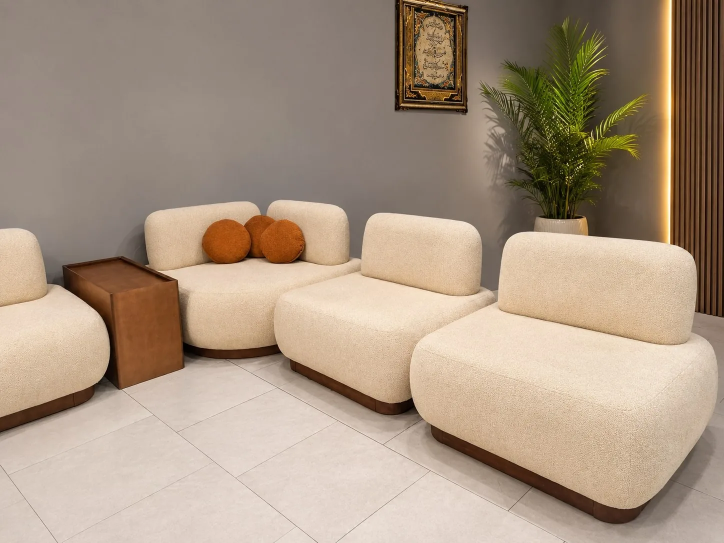
#> input picture images/product-1.webp, 1448 x 1086 px, found by its file name (shown at 1/2 size)
$ python test_polys.py
#> lines starting #> are read from the running program, lines starting #| are printed output that depends on the picture
import numpy as np
from PIL import Image, ImageDraw
import cv2

orig = Image.open(r'c:\Users\Mahdi\Desktop\بببببب\images\product-1.webp').convert('RGB')
#> orig is the input picture: PIL image 1448x1086 RGB; mean R, G, B 169.2, 149.8, 130.4
orig_np = np.array(orig)
h, w, _ = orig_np.shape
#> h = 1086; w = 1448

# 1. Define armchair polygon/contour:
# Let's define the boundary of the armchair:
# Backrest:
# (0, 435) -> (30, 434) -> (60, 440) -> (85, 460) -> (105, 490) -> (120, 525) -> (128, 555)
# Crease to table:
# (128, 555) -> (150, 550) -> (175, 545) -> (185, 540) -> (188, 565)
# Right curve along the table:
# (188, 565) -> (194, 580) -> (200, 600) -> (203, 630) -> (204, 660) -> (203, 690) -> (198, 720) -> (190, 745) -> (180, 765)
# Bottom curve along wood plinth:
# (180, 765) -> (150, 772) -> (120, 779) -> (90, 785) -> (60, 790) -> (30, 796) -> (0, 800)
# Left border:
# (0, 800) -> (0, 435)

armchair_pts = np.array([
    [0, 435], [20, 434], [40, 434], [60, 440], [75, 450], [90, 465], [105, 490], [115, 515], [125, 540], [130, 555],
    [150, 550], [170, 545], [185, 540], [188, 565],
    [194, 580], [199, 600], [202, 620], [204, 640], [204, 660], [203, 680], [200, 705], [195, 730], [188, 750], [180, 765],
    [155, 771], [130, 777], [105, 782], [80, 787], [55, 791], [30, 796], [0, 801]
], dtype=np.int32)

# 2. Define Table Polygon (the brown wooden table to be EXCLUDED):
# Top back-left: (240, 492)
# Top back-right: (378, 436)
# Top front-right: (510, 500)
# Top front-left: (342, 562)
# Bottom-left: (240, 765)
# Bottom-front: (380, 768)
# Bottom-right: (532, 702)

table_pts = np.array([
    [240, 492],
    [378, 436],
    [510, 500],
    [532, 702],
    [380, 768],
    [240, 765]
], dtype=np.int32)

# Create preview
vis = orig_np.copy()
cv2.polylines(vis, [armchair_pts], True, (0, 255, 0), 2)
cv2.polylines(vis, [table_pts], True, (0, 0, 255), 2)
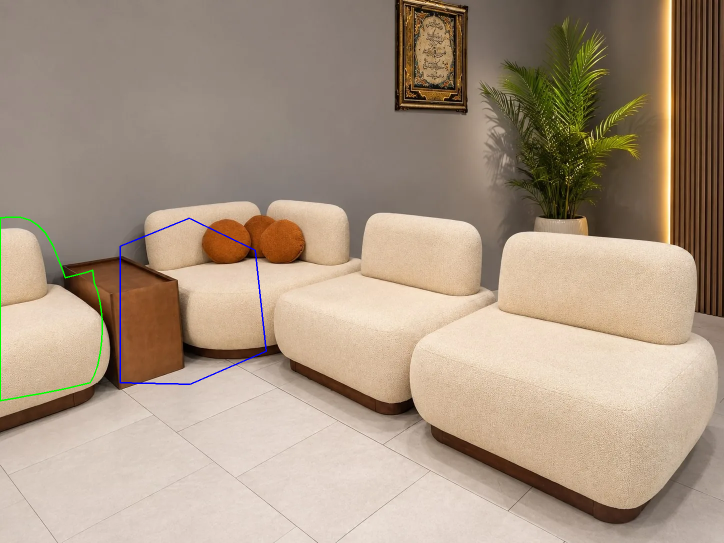
#> vis: shape (1086, 1448, 3) (shown at 1/2 size); mean R, G, B 168.6, 149.7, 130.5

Image.fromarray(vis[:900, :600]).save(r'c:\Users\Mahdi\Desktop\بببببب\test_polygons.png')
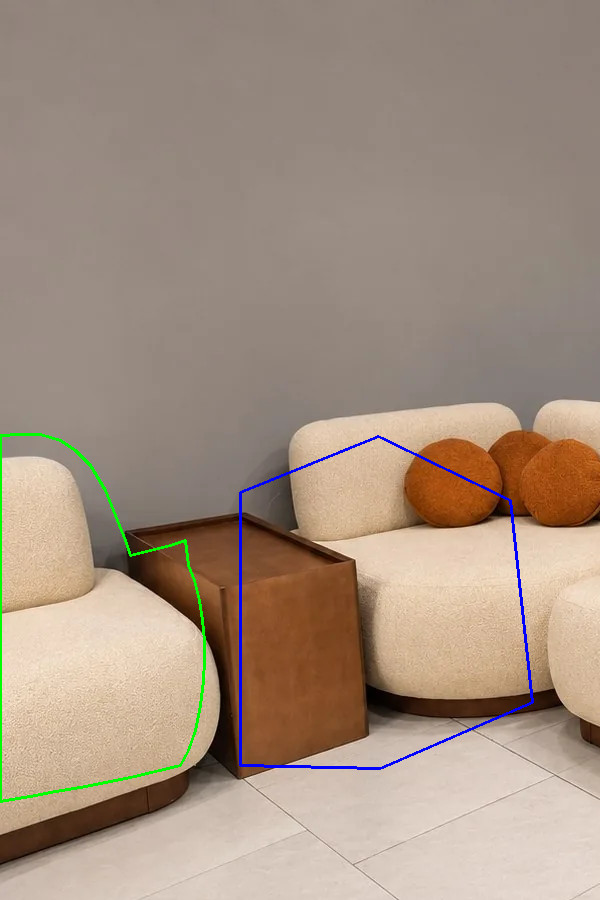
#> saved as test_polygons.png: PIL image 600x900 RGB; mean R, G, B 163.7, 144.9, 128.9
print("Saved test_polygons.png")
